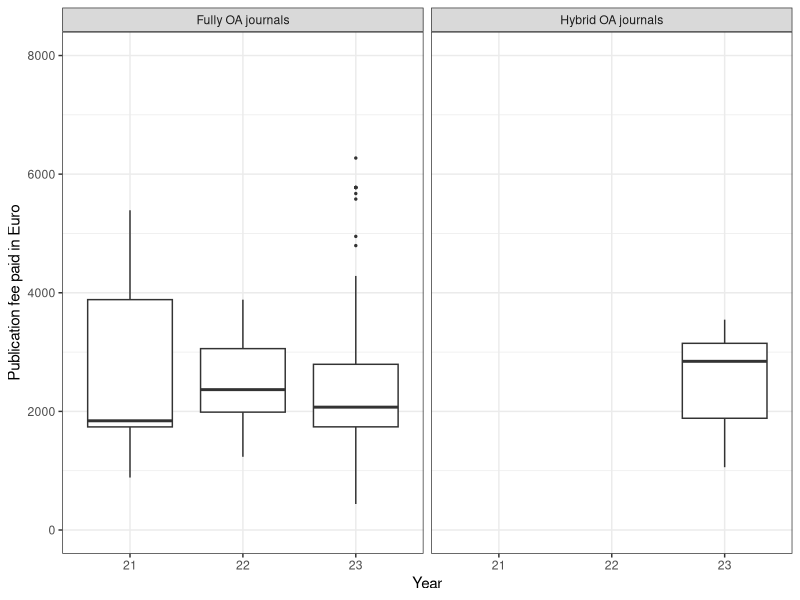
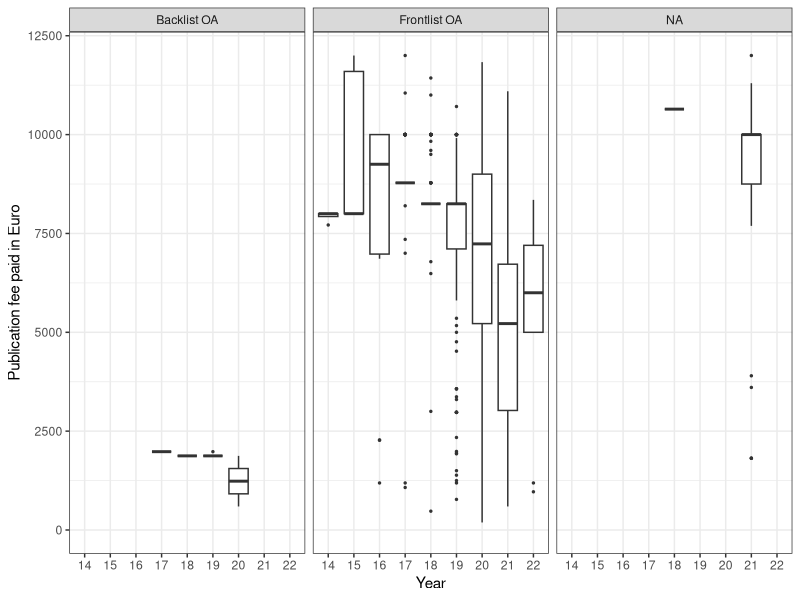

R code for these plots, in order:
## ---- chunk 1

knitr::opts_knit$set(base.url = "/")
knitr::opts_chunk$set(
  comment = "#>",
  collapse = TRUE,
  warning = FALSE,
  message = FALSE,
  echo = FALSE,
  fig.width = 9,
  fig.height = 6
)
options(scipen = 999, digits = 2, tibble.width = Inf, tibble.print_max = Inf)

knitr::knit_hooks$set(inline = function(x) {
  prettyNum(x, big.mark = ",")
})
## ---- chunk 2
require(dplyr)
require(stringr)
require(ggplot2)
## ---- chunk 3
my_apc <- readr::read_csv("data/apc_de.csv")
my_bpc <- readr::read_csv("data/bpc.csv")
## ---- chunk 4

fully_oa <- my_apc %>% filter(is_hybrid == FALSE)
hybrid <- my_apc %>% filter(is_hybrid == TRUE)

## ---- chunk 5
p <- my_apc %>%
  mutate(is_hybrid = ifelse(.$is_hybrid, "Hybrid OA journals", "Fully OA journals")) %>% 
  mutate(short_period = str_sub(period, 3 ,4)) %>%
  ggplot(aes(factor(short_period), euro)) +
  geom_boxplot(outlier.size = 0.5) +
  xlab("Year") +
  ylab("Publication fee paid in Euro") +
  scale_y_continuous(limits = c(0,8000)) + 
  facet_grid(~is_hybrid) +
  theme_bw()
  ggsave(p, path = "figure/", filename = "boxplot_oa.png", width=9, height=4.5, units="in", device = "png")
## ---- chunk 6

oa_grouped <- my_apc %>%
    filter(is_hybrid == FALSE) %>%
    select(period, euro) %>%
    group_by(period) %>%
    summarise(
        n = n(),
        mean = mean(euro),
        median = median(euro),
        min = min(euro),
        max = max(euro)
    ) %>%
    mutate(n = format(n, big.mark=","), 
           mean = format(mean, big.mark=","),
           median = format(median, big.mark=","),
           min = format(min, big.mark=","),
           max = format(max, big.mark=","),
           minmax = str_c(min, " - ", max)
    ) %>%
    select(period, oa_n = n, oa_mean = mean, oa_median = median, oa_min_max = 'minmax')

hyb_grouped <- my_apc %>%
    filter(is_hybrid == TRUE) %>%
    select(period, euro) %>%
    group_by(period) %>%
    summarise(
        n = n(),
        mean = mean(euro),
        median = median(euro),
        min = min(euro),
        max = max(euro)
    ) %>%
    mutate(n = format(n, big.mark=","), 
           mean = format(mean, big.mark=","),
           median = format(median, big.mark=","),
           min = format(min, big.mark=","),
           max = format(max, big.mark=","),
           minmax = str_c(min, " - ", max)
    ) %>%
    select(period, hyb_n = n, hyb_mean = mean, hyb_median = median, hyb_min_max = 'minmax')

full_join(oa_grouped, hyb_grouped) %>%
knitr::kable(col.names = c("period", "OA articles", "OA mean", "OA median", "OA min - max", "Hybrid Articles", "Hybrid mean", "Hybrid median", "Hybrid min - max"), align = c("l","r", "r", "r", "r", "r", "r", "r", "r"))

## ---- chunk 7
p <- my_bpc %>%
  mutate(backlist_oa = ifelse(.$backlist_oa, "Backlist OA", "Frontlist OA")) %>% 
  mutate(short_period = str_sub(period, 3 ,4)) %>%
  ggplot(aes(factor(short_period), euro)) +
  geom_boxplot(outlier.size = 0.5) +
  xlab("Year") +
  ylab("Publication fee paid in Euro") +
  scale_y_continuous(limits = c(0,12000)) + 
  facet_grid(~backlist_oa) +
  theme_bw()
  ggsave(p, path = "figure/", filename = "boxplot_bpcs.png", width=9, height=4.5, units="in", device = "png")
## ---- chunk 8

frontlist_grouped <- my_bpc %>%
    filter(backlist_oa == FALSE) %>%
    select(period, euro) %>%
    group_by(period) %>%
    summarise(
        n = n(),
        mean = mean(euro),
        median = median(euro),
        min = min(euro),
        max = max(euro)
    ) %>%
    mutate(n = format(n, big.mark=","), 
           mean = format(mean, big.mark=","),
           median = format(median, big.mark=","),
           min = format(min, big.mark=","),
           max = format(max, big.mark=","),
           minmax = str_c(min, " - ", max)
    ) %>%
    select(period,frontlist_n = n,frontlist_mean = mean,frontlist_median = median,frontlist_min_max = minmax)

backlist_grouped <- my_bpc %>%
    filter(backlist_oa == TRUE) %>%
    select(period, euro) %>%
    group_by(period) %>%
   summarise(
        n = n(),
        mean = mean(euro),
        median = median(euro),
        min = min(euro),
        max = max(euro)
    ) %>%
    mutate(n = format(n, big.mark=","), 
           mean = format(mean, big.mark=","),
           median = format(median, big.mark=","),
           min = format(min, big.mark=","),
           max = format(max, big.mark=","),
           minmax = str_c(min, " - ", max)
    ) %>%
    select(period, backlist_n = n, backlist_mean = mean, backlist_median = median, backlist_min_max = minmax)

full_join(frontlist_grouped, backlist_grouped) %>%
knitr::kable(col.names = c("period", "Frontlist books", "mean BPC", "median BPC", "BPC min - max", "Backlist books", "mean BPC", "median BPC", "BPC min - max"), align = c("l","r", "r", "r", "r", "r", "r", "r", "r"))

## ---- chunk 9

my.apc <- readr::read_csv("data/apc_de.csv")

my.apc_doi <- my.apc[!is.na(my.apc$doi), ]
my.apc_pmid <- my.apc[!is.na(my.apc$pmid), ]
my.apc_pmcid <- my.apc[!is.na(my.apc$pmcid), ]
my.apc_ut <- my.apc[!is.na(my.apc$ut), ]
